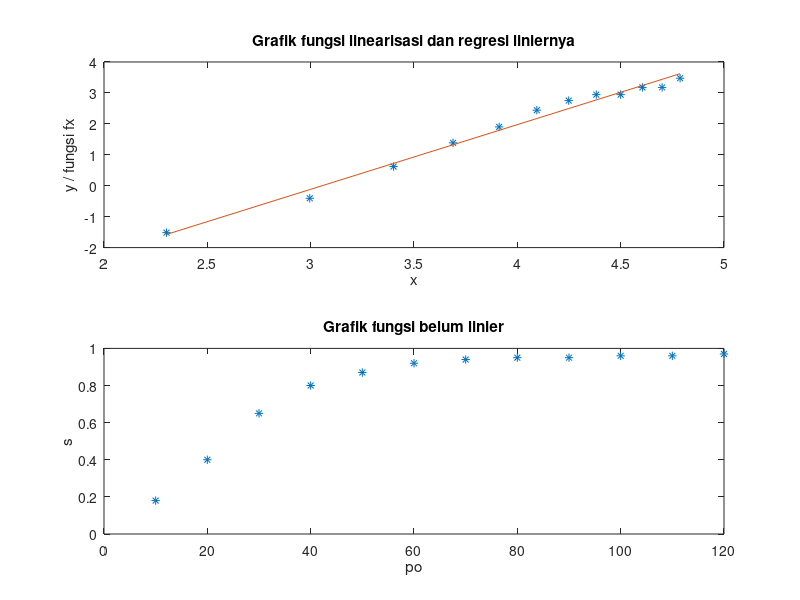

MATLAB code for this plot:
clc
history -c

po=[10 20 30 40 50 60 70 80 90 100 110 120];
s=[0.18 0.4 0.65 0.8 0.87 0.92 0.94 0.95 0.95 0.96 0.96 0.97];
n=length(po)
%%%%% di lienierkan %%%%%%%%%%
for i=1:n
  y(i)=log(s(i)/(1-s(i)));
  x(i)=log(po(i));
endfor
y
x
%%%%%%%% inisialisasi sigma%%%%%%%%
sigmay=0;
sigmax=0;
sigmaxy=0;
sigmaxx=0;
for i=1:n
  sigmax=sigmax+x(i);
  sigmay=sigmay+y(i);
  sigmaxx=sigmaxx+x(i)*x(i);
  sigmaxy=sigmaxy+x(i)*y(i);
endfor
parameter = inv([sigmaxx sigmax;sigmax n])*[sigmaxy;sigmay];
a = parameter(1);
b = parameter(2);
fungsi = a*x + b;
figure(1)
subplot(2,1,1)
plot(x,y,'*',x,fungsi)
title("Grafik fungsi linearisasi dan regresi liniernya")
xlabel("x")
ylabel("y / fungsi fx")
subplot(2,1,2)
plot(po,s,'*')
title("Grafik fungsi belum linier")
xlabel("po")
ylabel("s")
p50=e.^(-b/a)